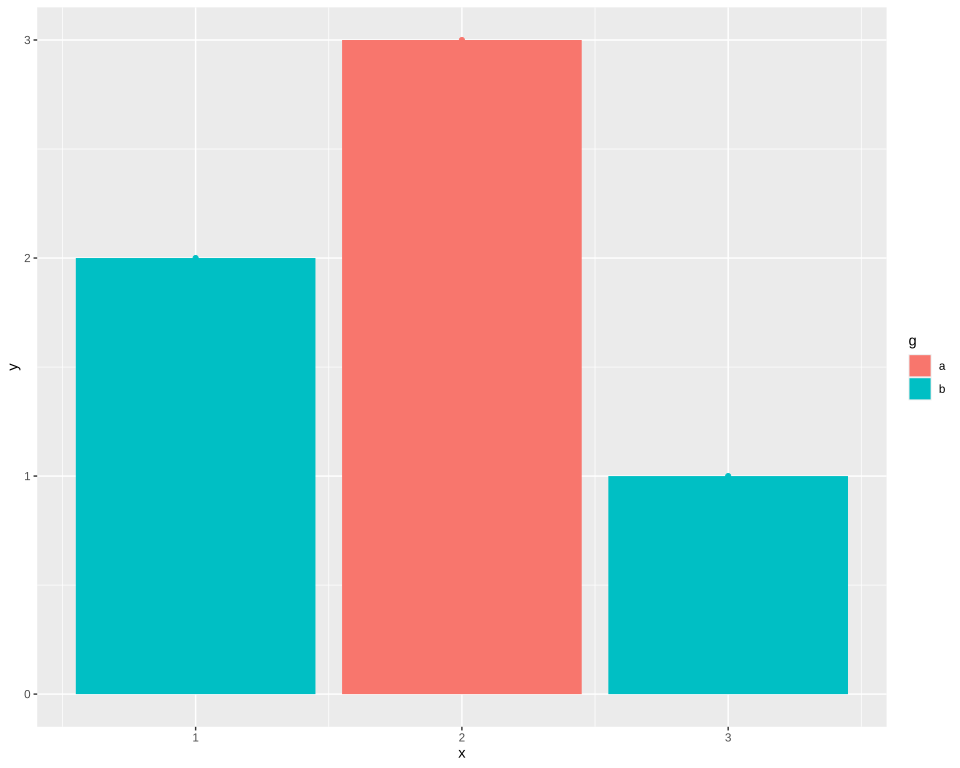

This chart was generated by the following R code:
# The plot test/golden/merged_legend.svg draws, drawn by ggplot2 itself, as ggplot2's own visual
# tests draw their snapshots: the independent check on that golden whenever it changes. The suite
# never runs this; it needs R, ggplot2 and vdiffr, saved as the Docker image
# giggly-r:ggplot2-4.0.3. From the repository's root:
#
#   docker run --rm -v "$PWD/test/golden":/golden:ro giggly-r:ggplot2-4.0.3 \
#     Rscript /golden/merged_legend.R > merged_legend.ggplot2.svg
#
# and compare the two drawings element by element, as test/golden/point.R describes.
#
# Columns filled by g and points coloured by it: the fill's legend and the colour's have one title
# and one set of labels, so they merge into one, each key drawn by both layers, the column's in its
# fill alone and the point's in its colour alone.
#
# First checked with ggplot2 4.0.3 and vdiffr 1.0.9: every element and clip path matches but
# svglite's around the whole drawing, and the one departure is test/golden/point.R's, the x axis
# drawn before the y.

library(ggplot2)

data <- data.frame(x = c(1, 2, 3), y = c(2, 3, 1), g = c("b", "a", "b"))
plot <- ggplot(data, aes(x, y)) +
  geom_col(aes(fill = g)) +
  geom_point(aes(colour = g)) +
  theme_gray()

file <- tempfile(fileext = ".svg")
vdiffr::write_svg(plot, file)
cat(readLines(file), sep = "\n")
